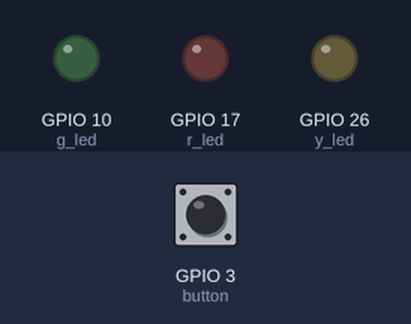
Recording of a program running on a simulated Raspberry Pi (BCM pin numbers). Parts: output pins drawn as LEDs (lit = HIGH). The test bench sets the inputs (shaded band); at power-on: GPIO 3 (button) HIGH.

Above: at 1.2 s.
1.3 s: GPIO 3 (button) pulled LOW for 0.15 s
At 2.4 s:
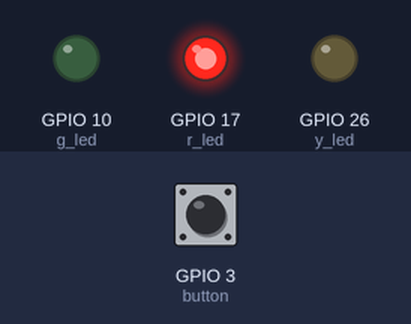
2.9 s: GPIO 3 (button) pulled LOW for 1 s
At 3.6 s:
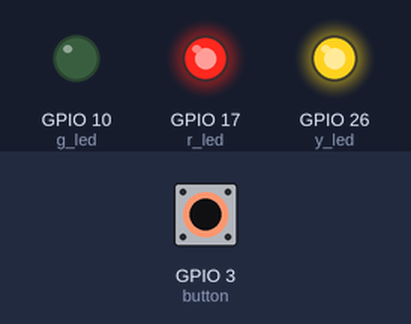
5.4 s: GPIO 3 (button) pulled LOW for 0.15 s
At 6.6 s:
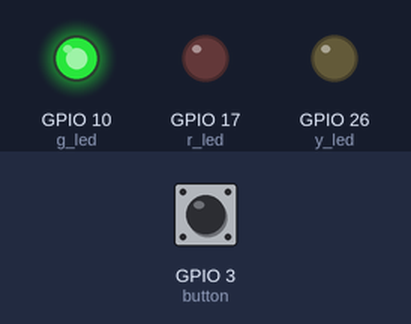
7.0 s: GPIO 3 (button) pulled LOW for 3.2 s
At 8.0 s:
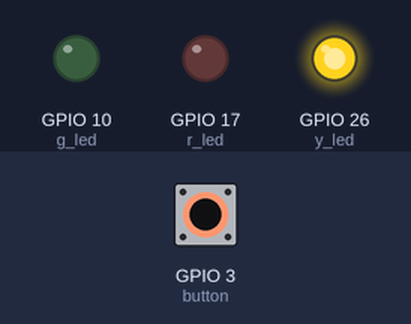
Timing chart, 0 to 10.0 s (numbered marks = the images above; inputs shaded):
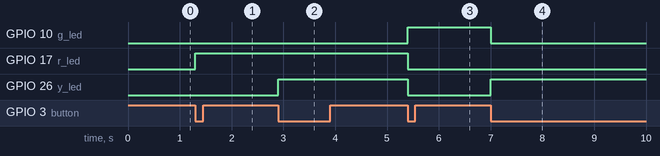

Measured:
- after the input at 1.3 s, GPIO 17 (r_led): LOW → HIGH at once
- after the input at 2.9 s, GPIO 26 (y_led): LOW → HIGH at once
- after the input at 5.4 s, GPIO 10 (g_led): LOW → HIGH at once; GPIO 17 (r_led), GPIO 26 (y_led): HIGH → LOW at once
- after the input at 7.0 s, GPIO 10 (g_led): HIGH → LOW at once; GPIO 26 (y_led): LOW → HIGH at once

The program:

Ampel.py
```python
from gpiozero import LED, Button
from signal import pause

# https://gpiozero.readthedocs.io/en/stable/recipes.html
r_led = LED(17)
y_led = LED(26)
g_led = LED(10)
button = Button(3)


state = 0

def change_state():
    global state
    state = (state + 1) % 5
    lights()

def lights():
    r_led.off()
    y_led.off()
    g_led.off()

    match state:
        case 1:
            r_led.on()
        case 2:
            r_led.on()
            y_led.on()
        case 3:
            g_led.on()
        case 4:
            y_led.on()

button.when_pressed = change_state


pause()
```
